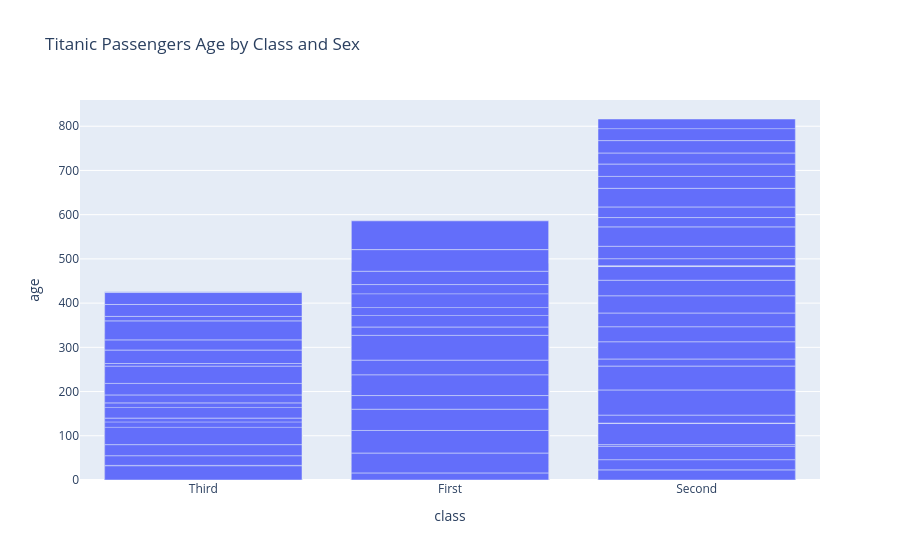

The cell this chart's notebook holds for it:
### Code cell
fig = px.bar(titanic, x='class', y='age', title='Titanic Passengers Age by Class and Sex')
fig.show()

### Figure 1 — Plotly figure (JSON) as saved in the notebook; plotly's stock layout.template omitted (floating-point values rounded to 4 significant figures; data arrays with more than 128 entries replaced by an {"elided": "..."} marker saying what was removed)
{"data": [{"hovertemplate": "class=%{x}<br>age=%{y}<extra></extra>", "legendgroup": "", "marker": {"color": "#636efa", "pattern": {"shape": ""}}, "name": "", "orientation": "v", "showlegend": false, "textposition": "auto", "type": "bar", "x": {"elided": "891 str values"}, "xaxis": "x", "y": {"elided": "891 float values"}, "yaxis": "y"}], "layout": {"barmode": "relative", "legend": {"tracegroupgap": 0}, "title": {"text": "Titanic Passengers Age by Class and Sex"}, "xaxis": {"anchor": "y", "domain": [0, 1], "title": {"text": "class"}}, "yaxis": {"anchor": "x", "domain": [0, 1], "title": {"text": "age"}}}}
